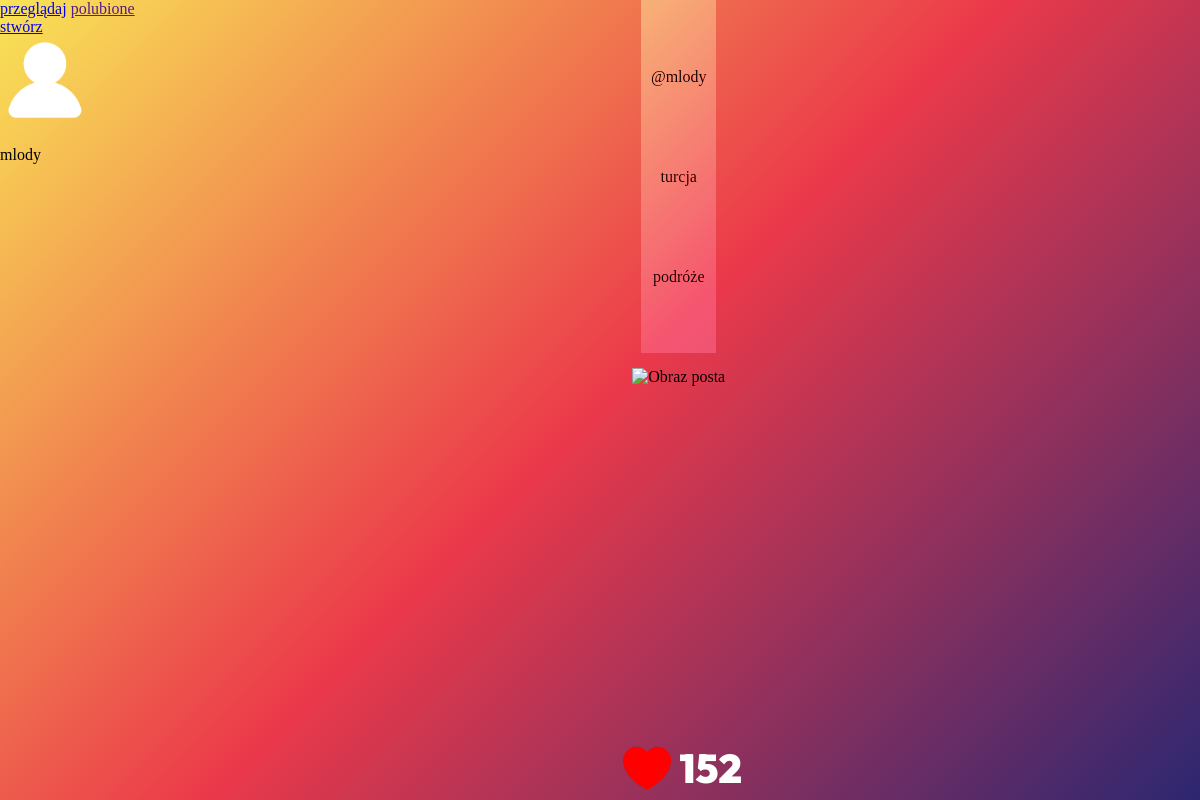
The app's page /stare/post.php?id=7 (signed in) with its own data.
### tables this page shows
CREATE TABLE `posty` (
  `id` int(11) NOT NULL,
  `tytul` text DEFAULT NULL,
  `zdjecie` mediumblob DEFAULT NULL,
  `liczbaLike` int(11) DEFAULT 0,
  `id_autor` int(11) DEFAULT NULL,
  `id_tag` int(11) DEFAULT NULL
);

CREATE TABLE `users` (
  `id` int(11) NOT NULL,
  `nazwa` text NOT NULL,
  `haslo` text NOT NULL,
  `email` text NOT NULL
);

CREATE TABLE `tagi` (
  `id` int(11) NOT NULL,
  `nazwa` text NOT NULL
);

### stare/post.php (the view, shortened to what this page needs)
<?php
$user_id = isset($_SESSION['user_id']) ? $_SESSION['user_id'] : "XD";
$user_name = isset($_SESSION['user_name']) ? $_SESSION['user_name'] : "USERNAME";
$id = isset($_GET['id']) ? $_GET['id'] : 0;
$servername = "localhost";
$username = "root";
$password = "";
$dbname = "projekt";
$conn = new mysqli($servername, $username, $password, $dbname);
$isLikedSql="SELECT * from polubienia where id_post=$id and id_user=$user_id;";
$isLikedResult = $conn->query($isLikedSql);
$isLiked=$isLikedResult->num_rows > 0;
$conn = new mysqli($servername, $username, $password, $dbname);
$sql = "SELECT tytul, zdjecie, liczbaLike, users.nazwa as nazwa, tagi.nazwa as tag
        FROM posty
        JOIN users ON users.id = posty.id_autor
        JOIN tagi ON tagi.id = posty.id_tag
        WHERE posty.id = ?";
$stmt = $conn->prepare($sql);
$stmt->bind_param("i", $id);
$stmt->execute();
$result = $stmt->get_result();
$row = $result->fetch_assoc();
$imageUrl = "image.php?id=" . $id;
?>
<!DOCTYPE html>
<html lang="pl">
<head>
    <link rel="stylesheet" href="./style/post.css">
</head>
<body>
<nav>
        <section class="navButtons">
            <a class="navButton" href="./index.php">przeglądaj</a>
            <a class="navButton" href="">polubione</a>
            <a class="navButton" href="./addPost.html">stwórz</a>
        </section>
        <section class="loginContainer" onclick="redirectToLogin()">
            <img id="login" src="login.svg">
            <?php if ($user_name): ?>
                <p class="loginText"><?php echo htmlspecialchars($user_name); ?></p>
            <?php else: ?>
                <p class="loginText">LOGIN</p>
            <?php endif; ?>
        </section>
    </nav>
<main>
    <section class="nameContainer">
        <p>@<?php echo htmlspecialchars($row['nazwa']); ?></p>
        <p><?php echo htmlspecialchars($row['tytul']); ?></p>
        <p><?php echo htmlspecialchars($row['tag']); ?></p>
    </section>
    <img class='mainImg' src='<?php echo $imageUrl; ?>' alt='Obraz posta'>
    <section class="likeContainer">
        <a href="post.php?id=<?php echo $id."&like=".($isLiked?2:1); ?>">
            <?php if ($isLiked): ?>
                <img class="heart" src="serce2.png" alt="Like">
            <?php else: ?>
                <img class="heart" src="serce.png" alt="Like">
            <?php endif; ?>
        </a>
        <p class='likesCount'><?php echo $row['liczbaLike']; ?></p>
    </section>
</main>
</body>
</html>

### style/post.css (style rules this page uses)
html { width: 100%; height: 100vh; }
body { display: flex; flex-direction: row; margin:0px; width: 100%; height: 100%; background: linear-gradient(135deg, rgba(249,228,86,1) 0%, rgba(235,57,74,1) 50%, rgba(44,39,113,1) 100%); }
main { display: flex; flex-direction: column; justify-content: center; align-items: center; width: 100%; row-gap: 15px; }
.mainImg { height: 100%; }
.nameContainer { position: relative; display: flex; flex-direction: column; align-items: center; justify-content: center; width: 75px; gap: 50px; height: 100%; }
.nameContainer::before { content: ""; position: absolute; width: 100%; height: 100%; background-color: rgba(255, 255, 255,0.5); mix-blend-mode: overlay; z-index: 1; }
.likeContainer { display: flex; flex-direction: row; height: 64px; }
.heart { width: 64px; aspect-ratio: 1/1; }
.likesCount { margin: 0px; color:white; font-family: outfit; font-weight: 900; font-size: 40px; line-height:64px; }

### records on screen
posty: users.nazwa "mlody", tytul "turcja", id_tag.nazwa "podróże", liczbaLike "152"

### other values on screen
$user_name "mlody"
